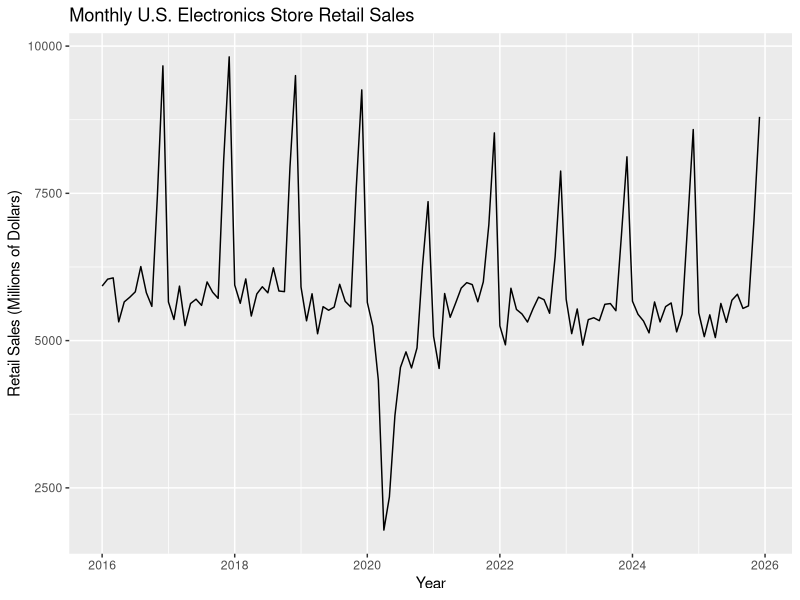
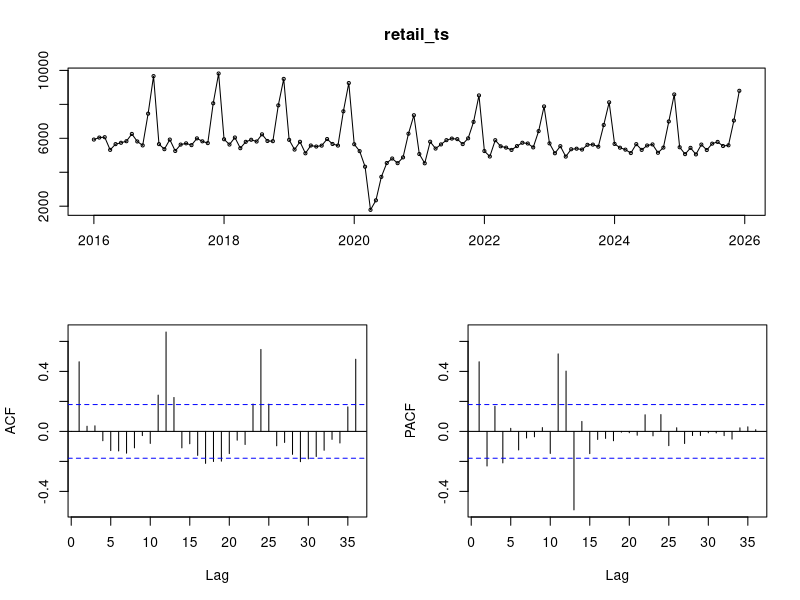
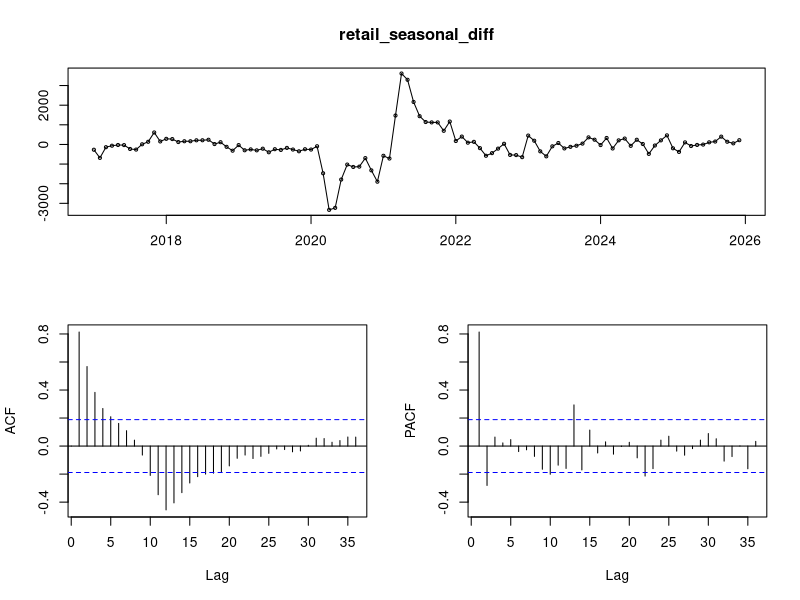
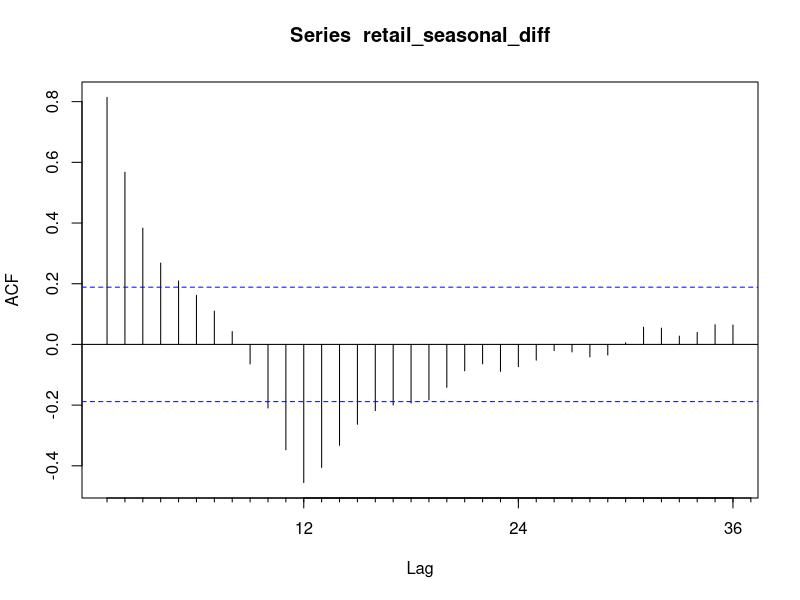
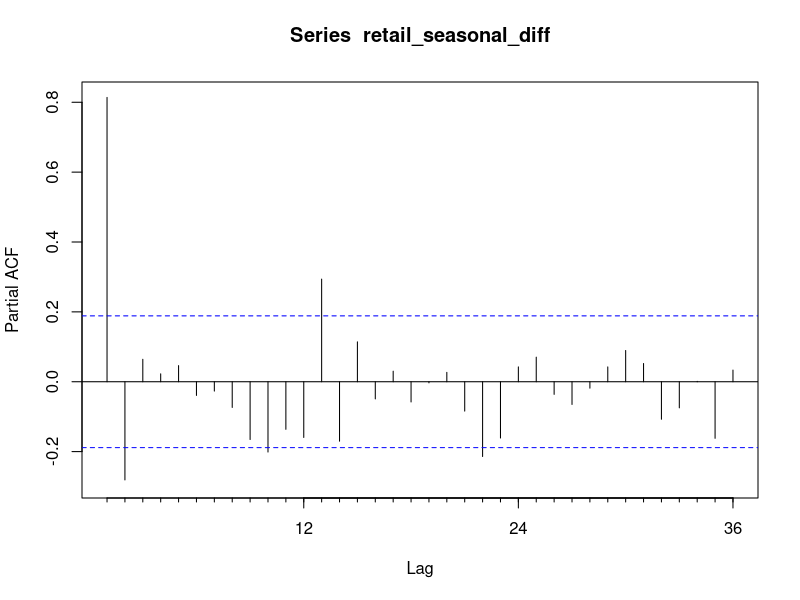
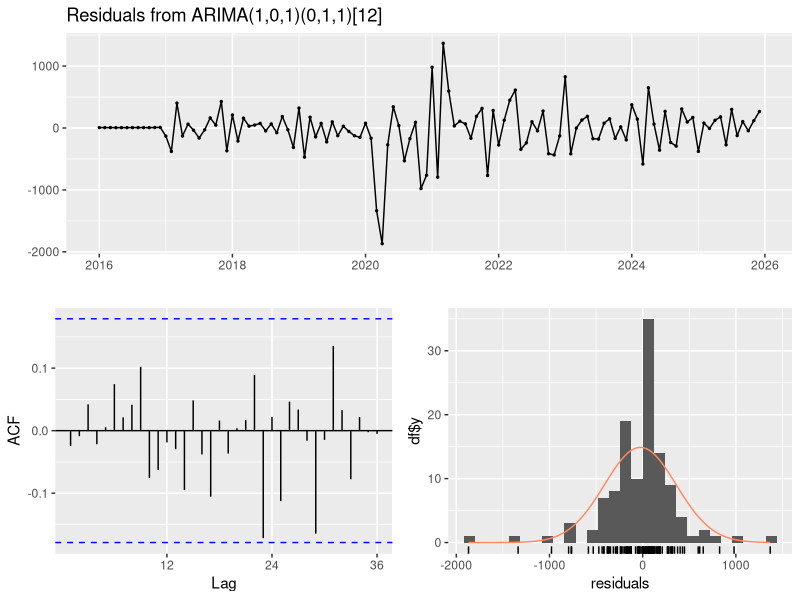
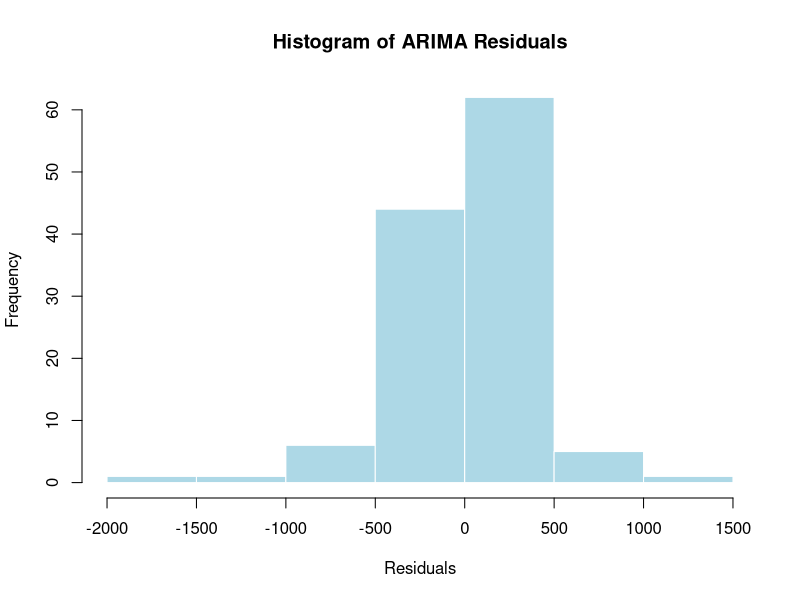
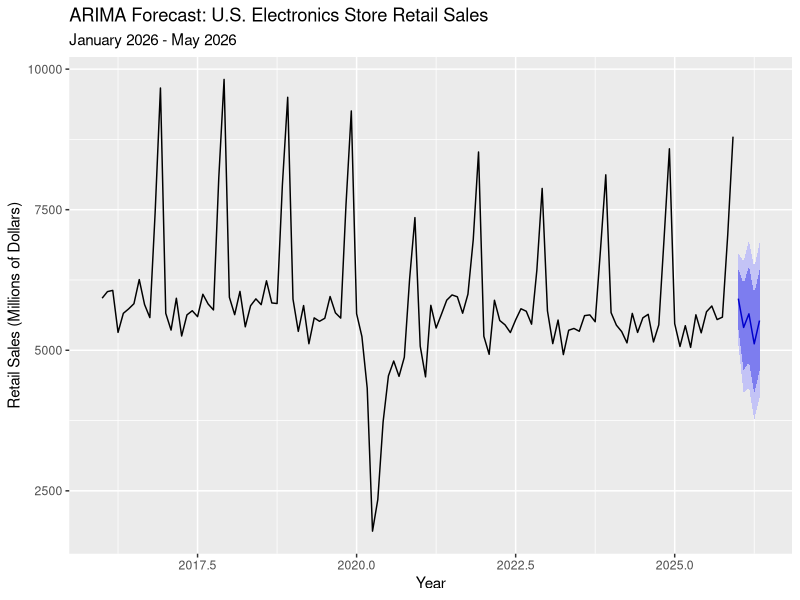

Write the R code that produced these figures, in order.
## ---- chunk 1
knitr::opts_chunk$set(echo = TRUE)
## ---- chunk 2
# Load required libraries
library(forecast)
library(tseries)
library(ggplot2)
library(knitr)

# Read the dataset
retail <- read.csv("Retail Sales - Electronics Stores.csv")

# Convert sales data into a monthly time series
retail_ts <- ts(
  retail$MRTSSM443142USN,
  start = c(2016, 1),
  frequency = 12
)

# Plot the time series
autoplot(retail_ts) +
  labs(
    title = "Monthly U.S. Electronics Store Retail Sales",
    x = "Year",
    y = "Retail Sales (Millions of Dollars)"
  )
## ---- chunk 3
# Display time series, ACF, and PACF
tsdisplay(retail_ts)

# Check stationarity
adf.test(retail_ts)
kpss.test(retail_ts)

# Determine differencing requirements
ndiffs(retail_ts)
nsdiffs(retail_ts)
## ---- chunk 4
# Apply one seasonal difference (lag 12)
retail_seasonal_diff <- diff(retail_ts, lag = 12)

# Examine the seasonally differenced series
tsdisplay(retail_seasonal_diff)

# Check whether additional differencing is needed
ndiffs(retail_seasonal_diff)

# Examine ACF and PACF
Acf(retail_seasonal_diff, lag.max = 36)
Pacf(retail_seasonal_diff, lag.max = 36)
## ---- chunk 5
# Fit an automatic seasonal ARIMA model
arima_fit <- auto.arima(
  retail_ts,
  seasonal = TRUE,
  stepwise = FALSE,
  approximation = FALSE
)

# Display the selected model
summary(arima_fit)
## ---- chunk 6
# Store ARIMA model residuals
arima_residuals <- residuals(arima_fit)

# Plot residual diagnostics
checkresiduals(arima_fit)

# Plot residual histogram
hist(
  arima_residuals,
  main = "Histogram of ARIMA Residuals",
  xlab = "Residuals",
  col = "lightblue",
  border = "white"
)

# Ljung-Box test for residual autocorrelation
Box.test(
  arima_residuals,
  lag = 24,
  fitdf = 3,
  type = "Ljung-Box"
)
## ---- chunk 7
# Forecast the next five months
arima_forecast <- forecast(
  arima_fit,
  h = 5,
  level = c(80, 95)
)

# Display forecast values and prediction intervals
arima_forecast

# Plot the five-month forecast
autoplot(arima_forecast) +
  labs(
    title = "ARIMA Forecast: U.S. Electronics Store Retail Sales",
    subtitle = "January 2026 - May 2026",
    x = "Year",
    y = "Retail Sales (Millions of Dollars)"
  )
## ---- chunk 8
# Split the data into training and test sets
retail_train <- window(retail_ts, end = c(2024, 12))
retail_test <- window(retail_ts, start = c(2025, 1))

# Fit ARIMA using only the training data
arima_train_fit <- auto.arima(
  retail_train,
  seasonal = TRUE,
  stepwise = FALSE,
  approximation = FALSE
)

# Forecast the 12 months of 2025
arima_test_forecast <- forecast(arima_train_fit, h = 12)

# Calculate out-of-sample accuracy
accuracy(arima_test_forecast, retail_test)

# Display the model selected for training data
summary(arima_train_fit)
